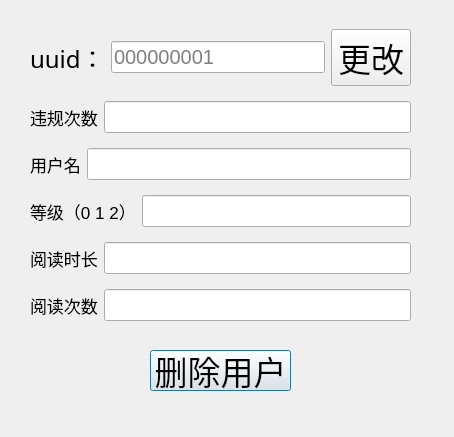
<?xml version="1.0" encoding="UTF-8"?>
<ui version="4.0">
 <class>Dialog</class>
 <widget class="QDialog" name="Dialog">
  <property name="geometry">
   <rect>
    <x>0</x>
    <y>0</y>
    <width>454</width>
    <height>437</height>
   </rect>
  </property>
  <property name="windowTitle">
   <string>Dialog</string>
  </property>
  <widget class="QPushButton" name="find_button_2">
   <property name="geometry">
    <rect>
     <x>150</x>
     <y>350</y>
     <width>141</width>
     <height>41</height>
    </rect>
   </property>
   <property name="font">
    <font>
     <pointsize>25</pointsize>
    </font>
   </property>
   <property name="text">
    <string>删除用户</string>
   </property>
  </widget>
  <widget class="QWidget" name="">
   <property name="geometry">
    <rect>
     <x>30</x>
     <y>20</y>
     <width>381</width>
     <height>311</height>
    </rect>
   </property>
   <layout class="QVBoxLayout" name="verticalLayout">
    <item>
     <layout class="QHBoxLayout" name="horizontalLayout">
      <item>
       <widget class="QLabel" name="label">
        <property name="font">
         <font>
          <family>汉仪文黑-85W</family>
          <pointsize>18</pointsize>
         </font>
        </property>
        <property name="text">
         <string>uuid：</string>
        </property>
       </widget>
      </item>
      <item>
       <widget class="QLineEdit" name="find_input">
        <property name="font">
         <font>
          <pointsize>15</pointsize>
         </font>
        </property>
        <property name="text">
         <string/>
        </property>
        <property name="placeholderText">
         <string>000000001</string>
        </property>
       </widget>
      </item>
      <item>
       <widget class="QPushButton" name="find_button">
        <property name="font">
         <font>
          <pointsize>25</pointsize>
         </font>
        </property>
        <property name="text">
         <string>更改</string>
        </property>
       </widget>
      </item>
     </layout>
    </item>
    <item>
     <layout class="QHBoxLayout" name="horizontalLayout_2">
      <item>
       <widget class="QLabel" name="label_2">
        <property name="font">
         <font>
          <pointsize>13</pointsize>
         </font>
        </property>
        <property name="text">
         <string>违规次数</string>
        </property>
       </widget>
      </item>
      <item>
       <widget class="QLineEdit" name="find_input_2">
        <property name="font">
         <font>
          <pointsize>15</pointsize>
         </font>
        </property>
        <property name="text">
         <string/>
        </property>
       </widget>
      </item>
     </layout>
    </item>
    <item>
     <layout class="QHBoxLayout" name="horizontalLayout_3">
      <item>
       <widget class="QLabel" name="label_3">
        <property name="font">
         <font>
          <pointsize>13</pointsize>
         </font>
        </property>
        <property name="text">
         <string>用户名</string>
        </property>
       </widget>
      </item>
      <item>
       <widget class="QLineEdit" name="find_input_3">
        <property name="font">
         <font>
          <pointsize>15</pointsize>
         </font>
        </property>
        <property name="text">
         <string/>
        </property>
       </widget>
      </item>
     </layout>
    </item>
    <item>
     <layout class="QHBoxLayout" name="horizontalLayout_6">
      <item>
       <widget class="QLabel" name="label_6">
        <property name="font">
         <font>
          <pointsize>13</pointsize>
         </font>
        </property>
        <property name="text">
         <string>等级（0 1 2）</string>
        </property>
       </widget>
      </item>
      <item>
       <widget class="QLineEdit" name="find_input_6">
        <property name="font">
         <font>
          <pointsize>15</pointsize>
         </font>
        </property>
        <property name="text">
         <string/>
        </property>
       </widget>
      </item>
     </layout>
    </item>
    <item>
     <layout class="QHBoxLayout" name="horizontalLayout_4">
      <item>
       <widget class="QLabel" name="label_4">
        <property name="font">
         <font>
          <pointsize>13</pointsize>
         </font>
        </property>
        <property name="text">
         <string>阅读时长</string>
        </property>
       </widget>
      </item>
      <item>
       <widget class="QLineEdit" name="find_input_4">
        <property name="font">
         <font>
          <pointsize>15</pointsize>
         </font>
        </property>
        <property name="text">
         <string/>
        </property>
       </widget>
      </item>
     </layout>
    </item>
    <item>
     <layout class="QHBoxLayout" name="horizontalLayout_5">
      <item>
       <widget class="QLabel" name="label_5">
        <property name="font">
         <font>
          <pointsize>13</pointsize>
         </font>
        </property>
        <property name="text">
         <string>阅读次数</string>
        </property>
       </widget>
      </item>
      <item>
       <widget class="QLineEdit" name="find_input_5">
        <property name="font">
         <font>
          <pointsize>15</pointsize>
         </font>
        </property>
        <property name="text">
         <string/>
        </property>
       </widget>
      </item>
     </layout>
    </item>
   </layout>
  </widget>
 </widget>
 <resources/>
 <connections/>
</ui>
